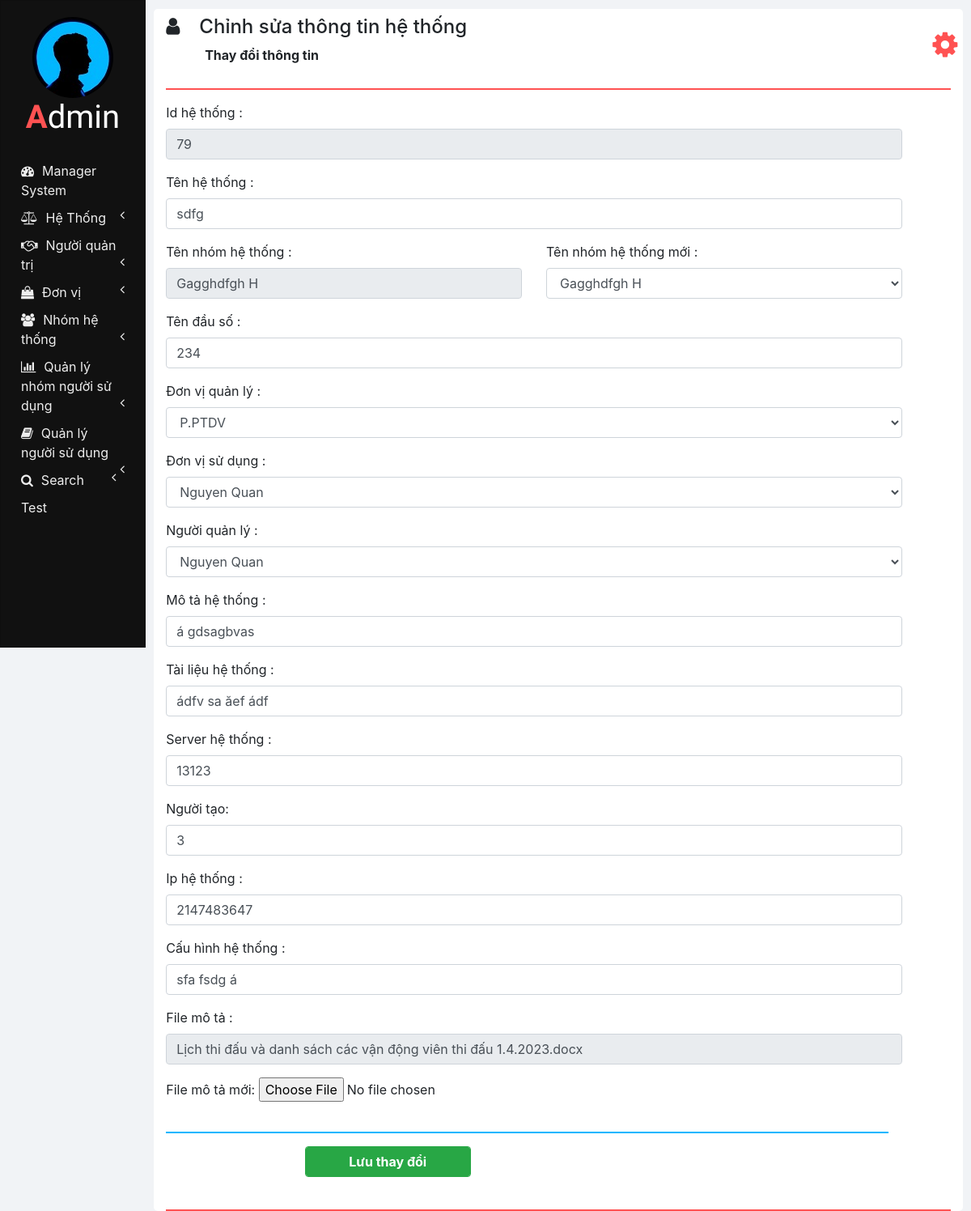
Page /edit_sys_ql.php?id_sys=79 on the committed database.
### tables this page shows
CREATE TABLE `sys_ql` (
  `id_sys` int(11) NOT NULL,
  `unit_user_id` int(11) DEFAULT NULL,
  `unit_sys_id` int(11) DEFAULT NULL,
  `user_manager_id` int(11) DEFAULT NULL,
  `team_sys_id` int(11) DEFAULT NULL,
   `name_sys` varchar(50) DEFAULT NULL,
  `first_number` int(11) DEFAULT NULL,
  `describe_sys` text NOT NULL,
  `document_sys` text DEFAULT NULL,
  `ip_sys` int(10) DEFAULT NULL,
  `server_sys` varchar(255) DEFAULT NULL,
  `config_sys` varchar(255) DEFAULT NULL,
  `create_by` varchar(50) NOT NULL,
  `file_des` varchar(100) DEFAULT NULL,
  `created_at` timestamp NOT NULL DEFAULT current_timestamp()
);

CREATE TABLE `team_sys_manager` (
  `id_team_sys` int(11) NOT NULL,
  `name_team_sys` varchar(50) NOT NULL,
  `type_sys` tinyint(1) NOT NULL,
  `describe_sys` text NOT NULL,
  `create_by` int(11) NOT NULL,
  `created_at` timestamp NOT NULL DEFAULT CURRENT_TIMESTAMP,
  `file_des` varchar(100) NOT NULL
);

### edit_sys_ql.php (the view, shortened to what this page needs)
<!DOCTYPE html>
<html lang="en" dir="ltr">
<head>
    <link rel="stylesheet" href="bootstrap/css/bootstrap.min.css">
    <link rel="stylesheet" href="https://use.fontawesome.com/releases/v5.3.1/css/all.css"
>
    <link rel="stylesheet" href="https://cdnjs.cloudflare.com/ajax/libs/font-awesome/4.7.0/css/font-awesome.min.css">
    <link rel="stylesheet" href="css/sidenav.css">
    <link rel="stylesheet" href="css/home.css">
</head>
<body>
    <div class="container-fluid">
        <div class="container" id="sys_div">
            <?php
            require "php/header.php";
            $id_sys = $_GET['id_sys'];
            require "php/db_connection.php";
            if ($con) {
                $query = "SELECT * FROM sys_ql WHERE id_sys = $id_sys";
                $result = mysqli_query($con, $query);
                $row = mysqli_fetch_array($result);
                $id_sys = $row['id_sys'];
                $id_unit_user_sys = $row['unit_user_id'];
                $id_unit_sys_sys = $row['unit_sys_id'];
                $id_user_manager_sys = $row['user_manager_id'];
                $id_team_sys_sys = $row['team_sys_id'];
                $name_sys = $row['name_sys'];
                $first_number = $row['first_number'];
                $describe_sys = $row['describe_sys'];
                $document_sys = $row['document_sys'];
                $server_sys = $row['server_sys'];
                $ip_sys = $row['ip_sys'];
                $config_sys = $row['config_sys'];
                $create_by = $row['create_by'];
                $file_des = $row['file_des'];
            }
            ?>
            <div class="row">
                <div class="row col col-md-12">
                    <div class="row col col-md-12">
                        <div class="col col-md-12 form-group">
                            <label for="id_sys">Id hệ thống :</label>
                            <input id="id_sys" type="text" class="form-control" value="<?php echo $id_sys; ?>"
                                placeholder="id_sys" disabled>
                        </div>
                    </div>
                    <div class="row col col-md-12">
                        <div class="col col-md-12 form-group">
                            <label for="name_sys">Tên hệ thống :</label>
                            <input id="name_sys" type="text" class="form-control" value="<?php echo $name_sys; ?>"
                                placeholder="id_sys" >
                        </div>
                    </div>
                    <div class="row col col-md-12" style="flex-direction: row-reverse;">
                        <div class="col col-md-6 form-group">
                            <label for="name_team_sys">Tên nhóm hệ thống mới :</label>
                            <?php
                            require "php/db_connection.php";
                            $team_sys = "";
                            if ($con) {
                                $query = "SELECT * FROM team_sys_manager";
                                $result = mysqli_query($con, $query);
                                echo '<select name="team_sys_manager" id="team_sys_manager" class=" form-control pdm chosen-select col col-md-12" >';
                                while ($row = mysqli_fetch_assoc($result)) {
                                    $id_team_sys = $row['id_team_sys'];
                                    $name_team_sys = $row['name_team_sys'];
                                    if ($id_team_sys == $id_team_sys_sys){
                                        $team_sys = $name_team_sys;
                                        echo "<option value= '$id_team_sys' selected='selected'>$name_team_sys</option>";
                                    }
                                    else
                                        echo "<option value= '$id_team_sys' >$name_team_sys</option>";
                                }
                                echo '</select>';
                            }
                            ?>
                        </div>
                        <div class="col col-md-6 form-group">
                            <label for="name_team_sys">Tên nhóm hệ thống :</label>
                            <input id="name_team_sys" type="text" class="form-control"
                                value="<?php echo $team_sys; ?>" placeholder="name_team_sys"
                                 disabled>
                        </div>
                    </div>
                    <div class="row col col-md-12">
                        <div class="col col-md-12 form-group">
                            <label for="first_number">Tên đầu số :</label>
                            <input id="first_number" type="number" class="form-control"
                                placeholder="first_number" value="<?php echo $first_number; ?>"
                            >
                        </div>
                    </div>
                    <div class="row col col-md-12">
                        <div class="col col-md-12 form-group">
                            <label for="name_team_sys">Đơn vị quản lý :</label>
                            <?php
                            require "php/db_connection.php";
                            if ($con) {
                                $query = "SELECT * FROM unit_sys";
                                $result = mysqli_query($con, $query);
                                echo '<select name="unit_sys" id="unit_sys" class=" form-control pdm chosen-select col col-md-12" >';
                                while ($row = mysqli_fetch_assoc($result)) {
                                    $id_unit_sys = $row['id_unit_sys'];
                                    $name_unit_sys = $row['name_unit_sys'];
                                    if ($id_unit_sys == $id_unit_sys_sys){
                                        echo "<option value= '$id_unit_sys' selected='selected'>$name_unit_sys</option>";
                                    }
                                    else
                                        echo "<option value='$id_unit_sys'>$name_unit_sys</option>";
                                }
                                echo '</select>';
                            }
                            ?>
                        </div>
                    </div>
                    <div class="row col col-md-12">
                        <div class="col col-md-12 form-group">
                            <label for="name_team_sys">Đơn vị sử dụng :</label>
                            <?php
                            require "php/db_connection.php";
                            if ($con) {
                                $query = "SELECT * FROM unit_user";
                                $result = mysqli_query($con, $query);
                                echo '<select name="unit_user" id="unit_user" class=" form-control pdm chosen-select col col-md-12" >';
                                while ($row = mysqli_fetch_assoc($result)) {
                                    $id_unit_user = $row['id_unit_user'];
                                    $name_unit_user = $row['name_unit_user'];
                                    if ($id_unit_user == $id_unit_user_sys){
                                        echo "<option value= '$id_unit_user' selected='selected'>$name_unit_user</option>";
                                    }
                                    else
                                        echo "<option value='$id_unit_user'>$name_unit_user</option>";
                                }
                                echo '</select>';
                            }
                            ?>
                        </div>
                    </div>
                    <div class="row col col-md-12">
                    <div class="col col-md-12 form-group">
                            <label for="manager_user">Người quản lý :</label>
                            <?php
                            require "php/db_connection.php";
                            if ($con) {
                                $query = "SELECT * FROM manager_user";
                                $result = mysqli_query($con, $query);
                                echo '<select name="manager_user" id="manager_user" class=" form-control pdm chosen-select col col-md-12" >';
                                while ($row = mysqli_fetch_assoc($result)) {
                                    $id_user = $row['id_user'];
                                    $name_user_manager = $row['name_user_manager'];
                                    if ($id_user == $id_user_manager_sys){
                                        echo "<option value= '$id_user' selected='selected'>$name_user_manager</option>";
                                    }
                                    else
                                        echo "<option value='$id_user'>$name_user_manager</option>";
                                }
                                echo '</select>';
                            }
                            ?>
                        </div>
                    </div>
                    <div class="row col col-md-12">
                        <div class="col col-md-12 form-group">
                            <label for="name_team_sys">Mô tả hệ thống :</label>
                            <input id="describe_sys" type="text" class="form-control"
                                value="<?php echo $describe_sys; ?>" placeholder="describe_sys"
                                 >
                        </div>
                    </div>
                    <div class="row col col-md-12">
                        <div class="col col-md-12 form-group">
                            <label for="name_team_sys">Tài liệu hệ thống :</label>
                            <input type="text" id="document_sys" class="form-control" value="<?php echo $document_sys; ?>"
                                placeholder="document_sys"
                                >
                        </div>
                    </div>
                    <div class="row col col-md-12">
                        <div class="col col-md-12 form-group">
                            <label for="name_team_sys">Server hệ thống :</label>
                            <input id="server_sys" type="text" class="form-control" value="<?php echo $server_sys; ?>"
                                placeholder="server_sys"
                                >
                        </div>
                    </div>
                    <div class="row col col-md-12">
                        <div class="col col-md-12 form-group">
                            <label for="create_by">Người tạo:</label>
                            <input id="create_by" type="number" class="form-control" value="<?php echo $create_by; ?>"
                                placeholder="create_by">
                        </div>
                    </div>
                    <div class="row col col-md-12">
                        <div class="col col-md-12 form-group">
                            <label for="name_team_sys">Ip hệ thống :</label>
                            <input id="ip_sys" type="number" class="form-control" value="<?php echo $ip_sys; ?>"
                                placeholder="ip_sys" >
                        </div>
                    </div>
                    <div class="row col col-md-12">
                        <div class="col col-md-12 form-group">
                            <label for="name_team_sys">Cấu hình hệ thống :</label>
                            <input id="config_sys" type="text" class="form-control" value="<?php echo $config_sys; ?>"
                                placeholder="config_sys"
                                >
                        </div>
                    </div>
                    <div class="row col col-md-12" >
                        <div class="col col-md-12 form-group">
                            <label for="file">File mô tả :</label>
                            <tr>
                                <td><a href="php/read.php?filename=<?php echo $target_dir . $file_des; ?>" formtarget="_blank" id="file_des_sv">
                                <input id="file_des_sv" type="text" class="form-control"
                                value="<?php echo $file_des; ?>" disabled></a></td>
                            </tr>
                        </div>
                    </div>
                    <div class="row col col-md-12" id="file_des_div">
                        <div class="col col-md-12 form-group">
                            <label for="file_des">File mô tả mới:</label>
                            <input  id="file_des" type="file" name="file_des" />
                        </div>
                    </div>
                    <div class="col col-md-12">
                        <hr class="col-md-12 float-left"
                            style="padding: 0px; width: 95%; border-top: 2px solid  #02b6ff;">
                    </div>
                    <div class="row col col-md-12 m-auto"  >
                        <div class="col col-md-2 form-group float-right"></div>
                        <div id="update_button" class="col col-md-3 form-group float-right">
                            <button class="btn btn-success form-control font-weight-bold"
                                onclick="update();">Lưu thay đổi</button>
                        </div>
                    </div>
                </div>
            </div>
        </div>
    </div>
</body>
</html>

### css/sidenav.css (style rules this page uses)
body { background-color: #f1f3f6; }
.sidenav { width: 15%; height: 100vh; background-color: #222222; position: fixed; z-index: 1; flex: 1 0 auto; }
.card { width: 100%; height: 100%; top: 0; border-radius: 0; background-color: #111111; }
.logo .logo-caption { font-family: 'Poiret One', cursive; color: #ffffff; text-align: center; margin-bottom: 25px; }
.logo .profile { margin-left: 50%; border-radius: 50%; transform: translate(-50%); }
.logo .tweak { color: #ff5252; font-weight: bold; }
.main-menu-item { padding: 5px 5px; cursor: pointer; }
.main-menu-item > a { color: #eeeeee; text-decoration: none; font-size: 16px; }
.main-menu-item > a > span { margin-left: 10px; }

### css/home.css (style rules this page uses)
html, body { height: 100vh; }
.container-fluid { margin-left: 15%; width: 85%; background: #f1f3f6; padding: 1px 0 0 0; flex: 1 0 auto; }
.container { margin: 0; max-width: 98%; margin: 1%; background-color: #ffffff; border-radius: 5px; }
input[type=number] { -moz-appearance: textfield; }

### rows in the picture
sys_ql: id_sys "79", name_sys "sdfg", first_number "234", describe_sys "á gdsagbvas", document_sys "ádfv sa ăef ádf", server_sys "13123", create_by "3", ip_sys "2147483647", config_sys "sfa fsdg á", file_des "Lịch thi đấu và danh sách các vận động viên thi đấu 1.4.2023.docx"
team_sys_manager: name_team_sys "Gagghdfgh H"

### other values in the picture
$heading "Chỉnh sửa thông tin hệ thống"
$sub_heading "Thay đổi thông tin"
form field team_sys_manager "Gagghdfgh H"
form field unit_sys "P.PTDV"
form field unit_user "Nguyen Quan"
form field manager_user "Nguyen Quan"
